Frame 1 (no input): blank canvas, image omitted
Frame 60 (the mouse pressed at the canvas centre just before this capture): blank canvas, image omitted
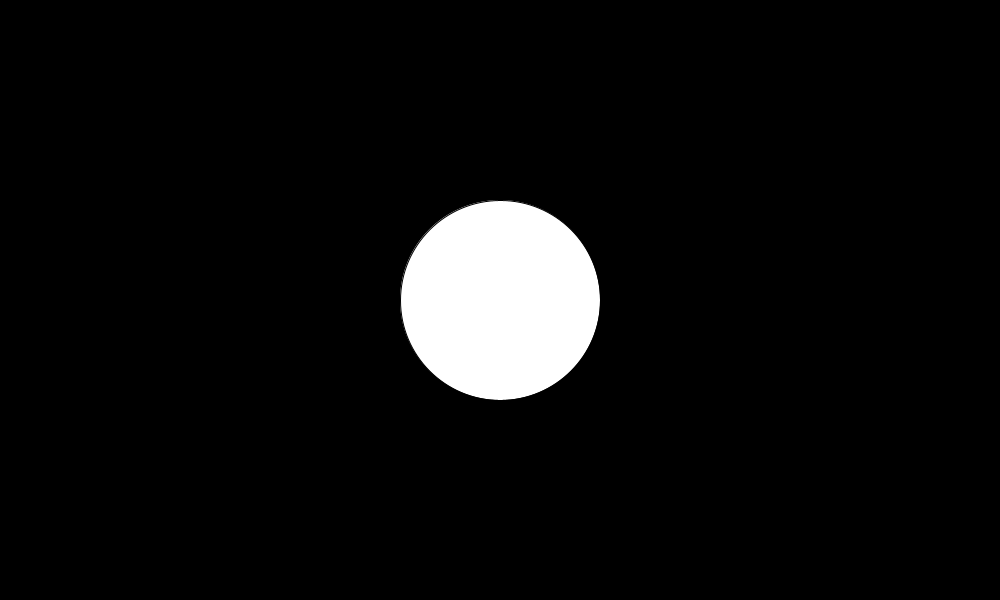
Frame 120 (the mouse held since frame 60 and released just before this capture)

The Processing sketch whose frames 1 and 60 were blank and that drew this single picture after the mouse press (run headless with seeded random() and noise(); from frame 60 on, the mouse is pressed at the canvas centre):

// Processing sketch: exo2_arraylist
// ── exo2_arraylist.pde
//Contsantes globales
final color ROUGE = color(255, 0, 0);
final color BLANC = color(255);

//Declaration de la liste
ArrayList<pastille>listePastille = new ArrayList<pastille>();

//Variables globales
boolean dessinerOK;
int taille = 100;

void setup() {
  size(1000, 600);
}

void draw() {
  background(0);
  for (pastille p : listePastille) {
    p.c = p.allume ? ROUGE : BLANC;
    p.dessiner();
  }
}
void mousePressed() {
  dessinerOK = true;
  for (pastille p : listePastille) {
    if (p.contientPointeur()) {
      p.changer();
      dessinerOK = false;
    }
  }
  if (dessinerOK) {  
    pastille nouvellePastille = new pastille(mouseX, mouseY, taille, BLANC);
    listePastille.add(nouvellePastille); //On ajoute la pastille dans la liste
  }
}

// ── pastille.pde
class pastille {
  int x, y, r;
  color c;
  boolean allume;

  //Constructeur
  pastille(int ellipseX, int ellipseY, int ellipseR, color ellipseC) {
    x = ellipseX;
    y = ellipseY;
    r = ellipseR;
    c = ellipseC;
  }
  void dessiner() {
      fill(c);
      ellipse(x, y, r*2, r*2);
  }
  boolean contientPointeur() {
    return x-r<mouseX && mouseX<x+r
      && y-r<mouseY && mouseY<y+r;
  }
  void changer() {
    allume = !allume;
  }
}
